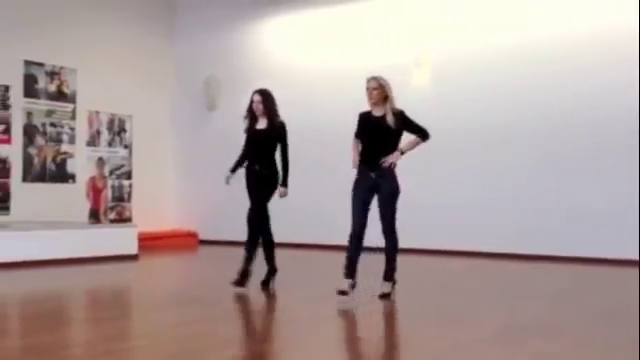
#> input picture frame 143 of 6/haar_python/runway.mp4, 640 x 360 px
$ python haar_body.py
#> lines starting #> are read from the running program, lines starting #| are printed output that depends on the picture; after the words box and inside, x2 and y2 are one past the last pixel; in counts of white or black regions, pixels touching at a corner belong together
import cv2
import numpy as np

cap = cv2.VideoCapture('runway.mp4')
#https://raw.githubusercontent.com/opencv/opencv/master/data/haarcascades/haarcascade_fullbody.xml
human_cascade = cv2.CascadeClassifier('haarcascade_fullbody.xml')

while True:
    ret, frame = cap.read()
#> frame is the input picture: shape (360, 640, 3); mean B, G, R 156, 158, 172.7
    gray = cv2.cvtColor(frame, cv2.COLOR_RGB2GRAY)
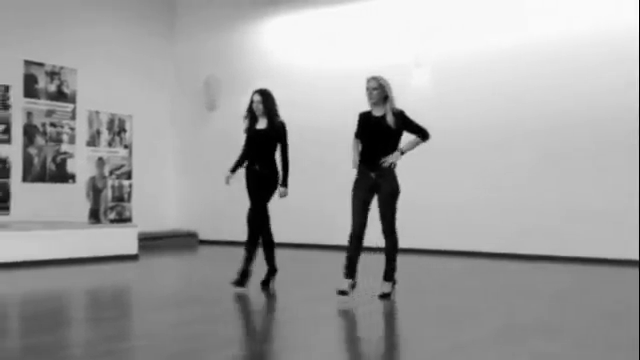
#> gray: shape (360, 640); min 0, max 253, mean 159.1

    human = human_cascade.detectMultiScale(gray, 1.1, 4)
#> human = [[316, 44, 117, 234], [199, 57, 113, 226]]

    for (x,y,w,h) in human:
        cv2.rectangle(frame, (x,y), (x+w, y+h), (0, 0, 220), 3)
#> this loop made 2 passes
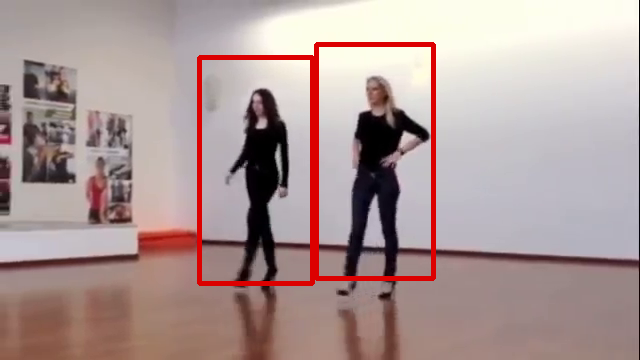
#> frame: shape (360, 640, 3); 2.89% of pixels changed, all inside (x1, y1, x2, y2) = (197, 42, 436, 286)

    cv2.imshow('video', frame)
    k = cv2.waitKey(30) & 0xff
#> (key Esc is pressed here)
    if k == 27:
        break

cap.release()
cv2.destroyAllWindows()

$ run again, starting later in the video
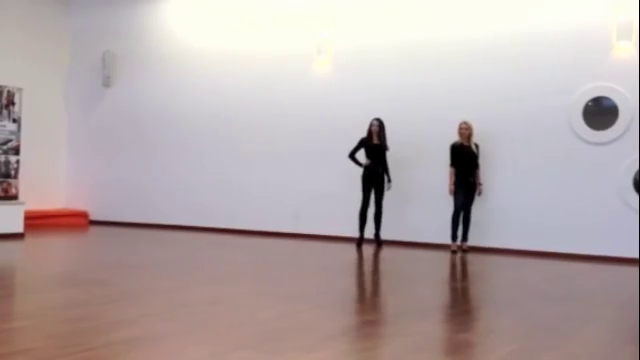
#> input picture frame 647 of 6/haar_python/runway.mp4, 640 x 360 px
#> frame is the input picture: shape (360, 640, 3); mean B, G, R 168.7, 168.3, 181.3
#> `gray = cv2.cvtColor(frame, cv2.COLOR_RGB2GRAY)`:
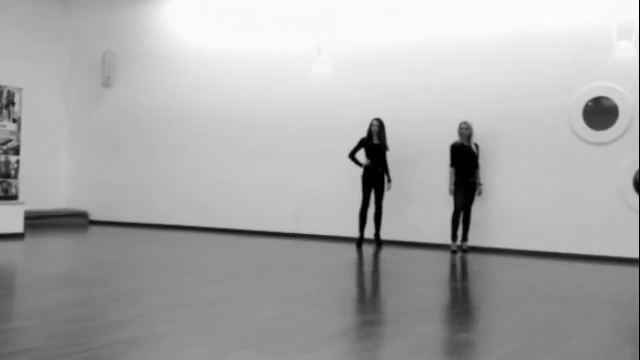
#> gray: shape (360, 640); min 0, max 253, mean 169.9
#> human = [[422, 108, 75, 150], [326, 94, 81, 162]]
#> the loop `for (x,y,w,h) in human:` made 2 passes
#> after the loop `for (x,y,w,h) in human:`:
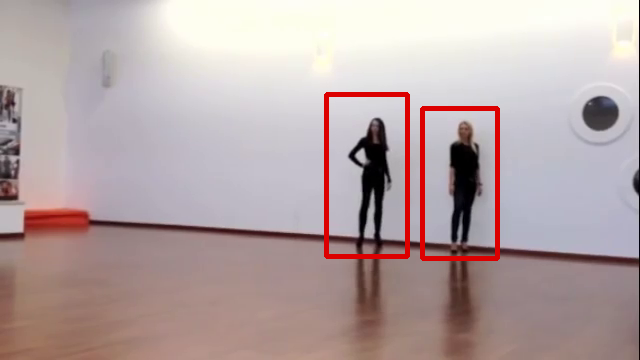
#> frame: shape (360, 640, 3); 2.02% of pixels changed, all inside (x1, y1, x2, y2) = (324, 92, 500, 261)

$ run again, starting later in the video
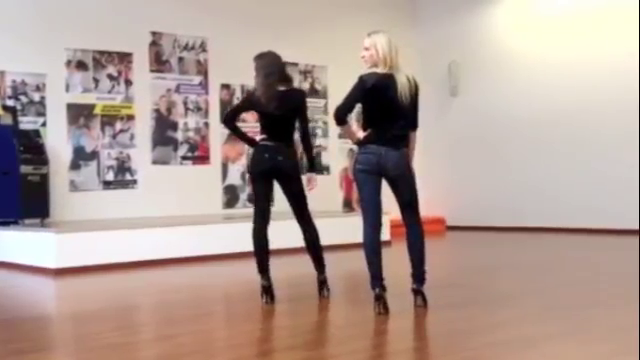
#> input picture frame 1150 of 6/haar_python/runway.mp4, 640 x 360 px
#> frame is the input picture: shape (360, 640, 3); mean B, G, R 149.1, 156.8, 176.2
#> `gray = cv2.cvtColor(frame, cv2.COLOR_RGB2GRAY)`:
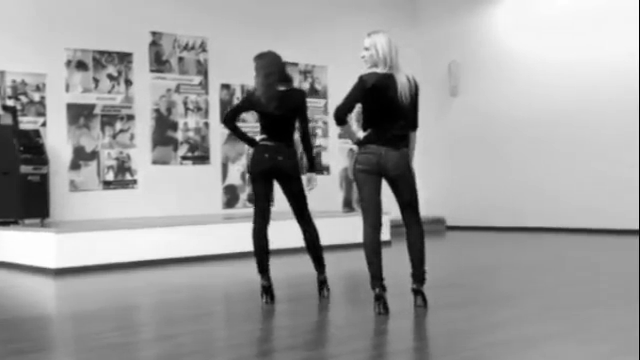
#> gray: shape (360, 640); min 0, max 255, mean 156.7
#> human = ()
